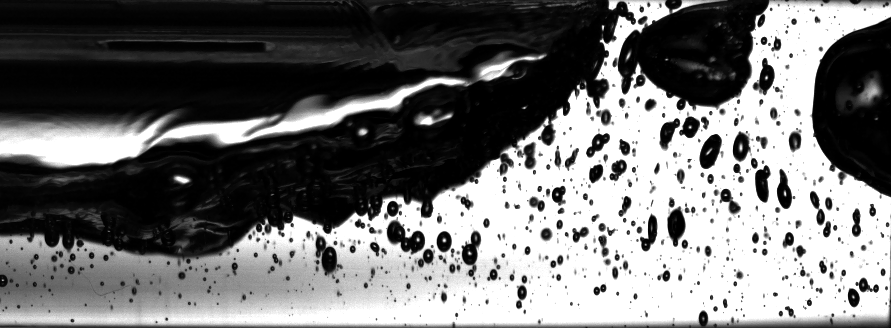
#> input picture Images/images_1/Test_run_21_2_51200kHz_div_lens_4_2000fps_C001H001S0001001178.png, 891 x 328 px; its folder holds only this picture in this run
$ python test_single_mask.py -i ../Images/images_1/Test_run_21_2_51200kHz_div_lens_4_2000fps_C001H001S0001001178.png
#> lines starting #> are read from the running program, lines starting #| are printed output that depends on the picture; after the words box and inside, x2 and y2 are one past the last pixel; in counts of white or black regions, pixels touching at a corner belong together
#!/usr/bin/env python3
import argparse
from pathlib import Path

import cv2
import matplotlib.pyplot as plt
import numpy as np


def segment_bubbles(img: np.ndarray, min_area: int = 1, max_area: int = 50000) -> np.ndarray:
    """Segment bubbles from a single grayscale image using Otsu thresholding and morphological filtering."""
    # 1. Invert so dark bubble borders become bright peaks
    inverted = cv2.bitwise_not(img)

    # 2. Dynamic thresholding (Gaussian blur + Otsu)
    blurred = cv2.GaussianBlur(inverted, (5, 5), 0)
    _, binary_edges = cv2.threshold(blurred, 0, 255, cv2.THRESH_BINARY + cv2.THRESH_OTSU)

    # 3. Fill bubble interiors using contours
    contours, _ = cv2.findContours(binary_edges, cv2.RETR_EXTERNAL, cv2.CHAIN_APPROX_SIMPLE)
    filled_mask = np.zeros_like(binary_edges)
    cv2.drawContours(filled_mask, contours, -1, 255, thickness=cv2.FILLED)

    # 4. Seal near-complete edges
    kernel = cv2.getStructuringElement(cv2.MORPH_ELLIPSE, (3, 3))
    solid_bubbles = cv2.morphologyEx(filled_mask, cv2.MORPH_CLOSE, kernel)

    # 5. Filter components by area
    num_labels, labels, stats, _ = cv2.connectedComponentsWithStats(solid_bubbles, connectivity=8)

    clean_mask = np.zeros_like(solid_bubbles)
    for i in range(1, num_labels):
        area = stats[i, cv2.CC_STAT_AREA]
        if min_area <= area <= max_area:
            clean_mask[labels == i] = 255

    return clean_mask


def visualize_segmentation(
    img: np.ndarray,
    mask: np.ndarray,
    title: str = "Bubble Segmentation Test",
    save_path: Path | None = None,
    show: bool = True,
):
    """Plot original image, segmented mask, and an overlay side-by-side."""
    # Create RGB overlay
    overlay = cv2.cvtColor(img, cv2.COLOR_GRAY2RGB)
    contours, _ = cv2.findContours(mask, cv2.RETR_EXTERNAL, cv2.CHAIN_APPROX_SIMPLE)
    cv2.drawContours(overlay, contours, -1, (255, 0, 0), thickness=2)  # Red contours

    fig, axes = plt.subplots(1, 3, figsize=(15, 5))
    fig.suptitle(title, fontsize=14)

    axes[0].imshow(img, cmap="gray")
    axes[0].set_title("Original Image")
    axes[0].axis("off")

    axes[1].imshow(mask, cmap="gray")
    axes[1].set_title("Generated Binary Mask")
    axes[1].axis("off")

    axes[2].imshow(overlay)
    axes[2].set_title("Overlay (Detected Boundaries)")
    axes[2].axis("off")

    plt.tight_layout()

    if save_path:
        plt.savefig(save_path, bbox_inches="tight", dpi=150)
        print(f"[SUCCESS] Saved visualization to {save_path}")

    if show:
        plt.show()
    else:
        plt.close()


def main():
    base_dir = Path(__file__).resolve().parent

    parser = argparse.ArgumentParser(
        description="Single-image test and visualization script for bubble segmentation"
    )
    parser.add_argument(
        "--image",
        "-i",
        type=Path,
        default=None,
        help="Path to the input image. If omitted, uses the first image found in images_1/",
    )
    parser.add_argument(
        "--min-area",
        type=int,
        default=1,
        help="Minimum bubble area in pixels (default: 1)",
    )
    parser.add_argument(
        "--max-area",
        type=int,
        default=50000,
        help="Maximum bubble area in pixels (default: 50000)",
    )
    parser.add_argument(
        "--output",
        "-o",
        type=Path,
        default=None,
        help="Optional path to save the visualization figure (e.g. test_result.png)",
    )
    parser.add_argument(
        "--save-mask",
        type=Path,
        default=None,
        help="Optional path to save the raw binary mask PNG",
    )
    parser.add_argument(
        "--no-show",
        action="store_true",
        help="Disable interactive display window (useful for headless / script execution)",
    )
    args = parser.parse_args()

    # Find image to test
    image_path = args.image
    if image_path is None:
        images_dir = base_dir / "images_1"
        valid_exts = {".png", ".jpg", ".jpeg", ".tif", ".bmp"}
        if images_dir.exists():
            candidates = sorted(
                [p for p in images_dir.iterdir() if p.is_file() and p.suffix.lower() in valid_exts]
            )
            if candidates:
                image_path = candidates[0]

    if image_path is None or not image_path.exists():
        print(f"[ERROR] Image not found: {image_path}")
        print("Please provide a valid image using `--image /path/to/frame.png`")
        return

    print(f"Testing bubble segmentation on: {image_path}")
    img = cv2.imread(str(image_path), cv2.IMREAD_GRAYSCALE)
#> img is the input picture: shape (328, 891); min 0, max 255, mean 114.1
    if img is None:
        print(f"[ERROR] OpenCV could not read image at: {image_path}")
        return

    mask = segment_bubbles(img, min_area=args.min_area, max_area=args.max_area)
#> in segment_bubbles, `inverted = cv2.bitwise_not(img)`:
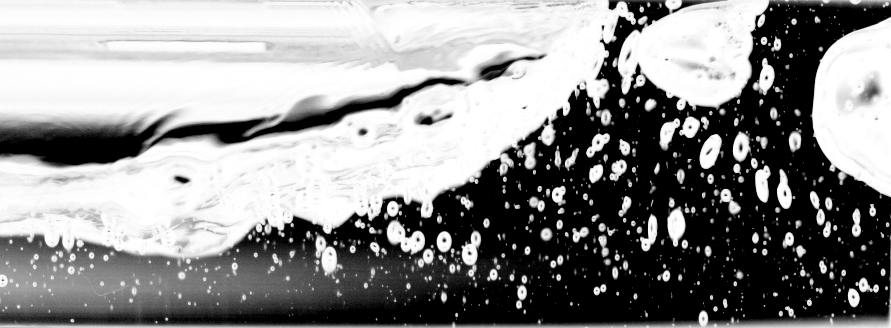
#> inverted: shape (328, 891); min 0, max 255, mean 140.9
#> in segment_bubbles, `blurred = cv2.GaussianBlur(inverted, (5, 5), 0)`:
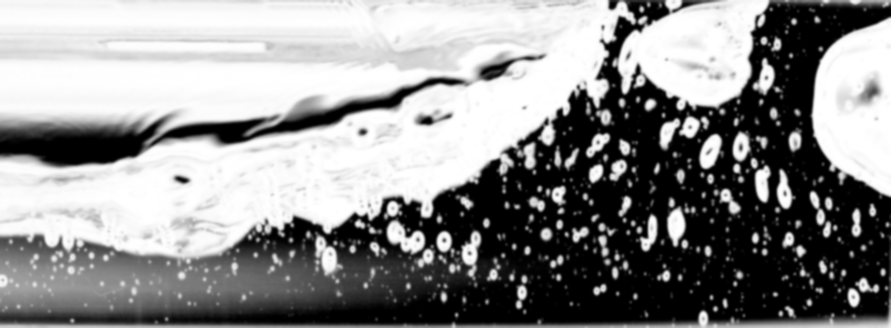
#> blurred: shape (328, 891); min 0, max 255, mean 140.8
#> in segment_bubbles, `_, binary_edges = cv2.threshold(blurred, 0, 255, cv2.THRESH_BINARY + c..`:
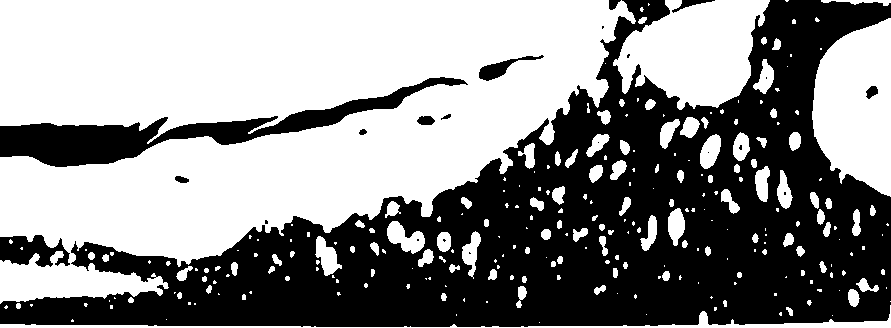
#> binary_edges: shape (328, 891); 54.6% white; 22 black regions (11 under 20 px)
#> in segment_bubbles, `contours, _ = cv2.findContours(binary_edges, cv2.RETR_EXTERNAL, cv2.CH..`: contours = 264 contours, 175 with area under 20; largest, box (x1, y1, x2, y2) and area: (0, 0, 636, 304) 120832, (613, 0, 770, 110) 11005, (812, 18, 891, 197) 10515, (0, 305, 891, 328) 1631, (387, 221, 425, 254) 640
#> in segment_bubbles, `cv2.drawContours(filled_mask, contours, -1, 255, thickness=cv2.FILLED)`:
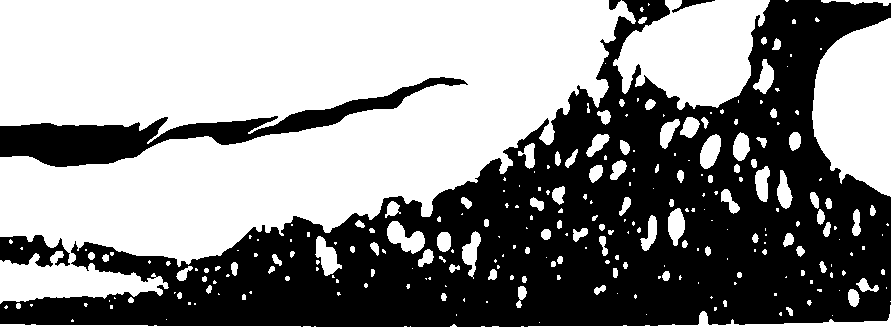
#> filled_mask: shape (328, 891); 54.9% white; 5 black regions, box (x1, y1, x2, y2) and area: (0, 0, 891, 327) 120251, (0, 77, 468, 167) 9752, (0, 235, 70, 267) 1433, (672, 0, 715, 13) 172, (609, 0, 621, 10) 80
#> in segment_bubbles, `solid_bubbles = cv2.morphologyEx(filled_mask, cv2.MORPH_CLOSE, kernel)`: solid_bubbles: shape (328, 891); 55% white; 5 black regions, box (x1, y1, x2, y2) and area: (0, 0, 891, 327) 120110, (0, 77, 466, 167) 9746, (0, 235, 69, 267) 1422, (672, 0, 713, 13) 169, (609, 0, 621, 10) 80
#> in segment_bubbles, `num_labels, labels, stats, _ = cv2.connectedComponentsWithStats(solid_..`:
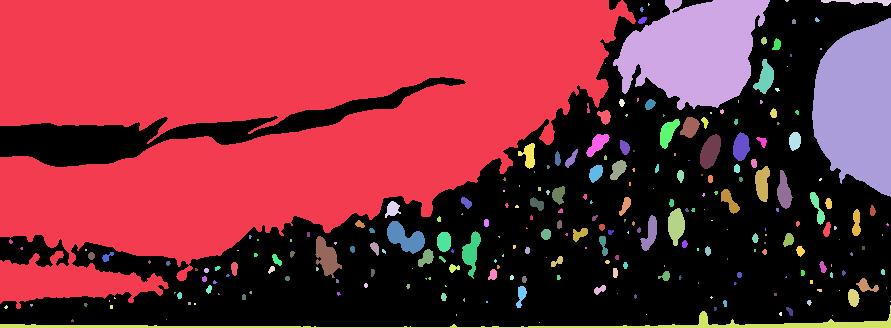
#> labels: shape (328, 891) int32; 255 distinct labels, from 0 to 254; one colour per label, 0 black
#> in segment_bubbles, `num_labels, labels, stats, _ = cv2.connectedComponentsWithStats(solid_..`: num_labels = 255; stats = 255 rows, first 6: [0, 0, 891, 327, 131527], [0, 0, 636, 309, 122853], [613, 0, 157, 110, 11302], [785, 0, 4, 2, 6], [821, 0, 70, 6, 204], [648, 3, 2, 3, 4]
#> the loop in segment_bubbles, `for i in range(1, num_labels):` made 254 passes
#> area on passes 1, 2, 4: 122853, 11302, 204
#> after the loop in segment_bubbles, `for i in range(1, num_labels):`:
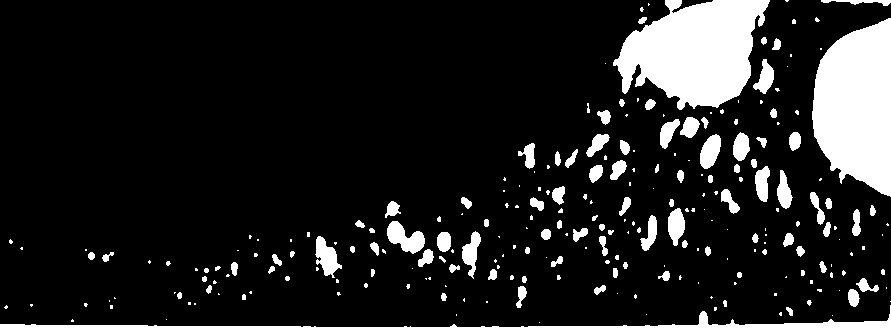
#> clean_mask: shape (328, 891); 13% white; 253 white regions (146 under 20 px)

    num_bubbles = len(cv2.findContours(mask, cv2.RETR_EXTERNAL, cv2.CHAIN_APPROX_SIMPLE)[0])
#> num_bubbles = 253
    print(f"[DONE] Detected {num_bubbles} bubble component(s).")
#| [DONE] Detected 253 bubble component(s).

    if args.save_mask:
        cv2.imwrite(str(args.save_mask), mask)
        print(f"[SUCCESS] Saved binary mask to {args.save_mask}")

    visualize_segmentation(
        img=img,
        mask=mask,
        title=f"Bubble Segmentation Test: {image_path.name} ({num_bubbles} bubbles)",
        save_path=args.output,
        show=not args.no_show,
    )
#> in visualize_segmentation, `contours, _ = cv2.findContours(mask, cv2.RETR_EXTERNAL, cv2.CHAIN_APPR..`: contours = 253 contours, 168 with area under 20; largest, box (x1, y1, x2, y2) and area: (613, 0, 770, 110) 11025, (812, 18, 891, 197) 10518, (0, 305, 891, 328) 1636, (387, 221, 425, 254) 647, (315, 236, 342, 278) 539
#> in visualize_segmentation, `cv2.drawContours(overlay, contours, -1, (255, 0, 0), thickness=2)`:
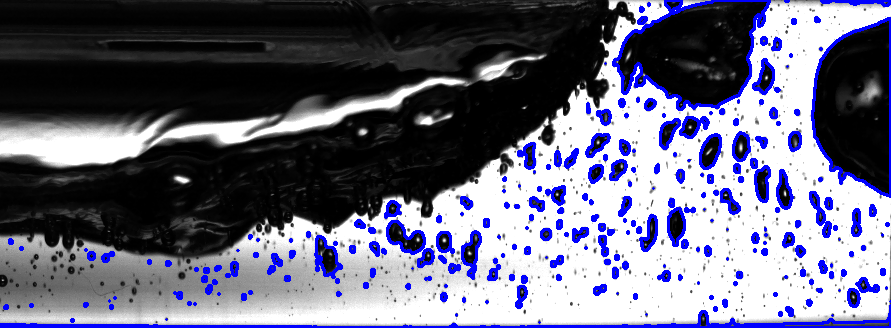
#> overlay: shape (328, 891, 3); 7.73% of pixels changed, all inside (x1, y1, x2, y2) = (0, 0, 891, 328)


if __name__ == "__main__":
    main()

$ run again, on Images/images_1/Test_run_21_2_51200kHz_div_lens_4_2000fps_C001H001S0001001190.png
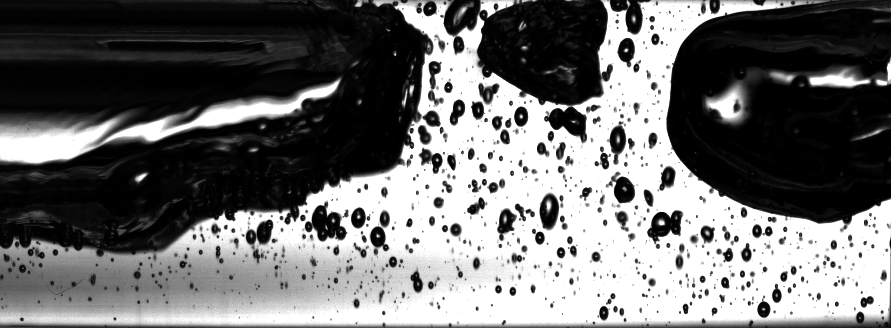
#> input picture Images/images_1/Test_run_21_2_51200kHz_div_lens_4_2000fps_C001H001S0001001190.png, 891 x 328 px
#> in main, img is the input picture: shape (328, 891); min 0, max 255, mean 112.5
#> in segment_bubbles, `_, binary_edges = cv2.threshold(blurred, 0, 255, cv2.THRESH_BINARY + c..`:
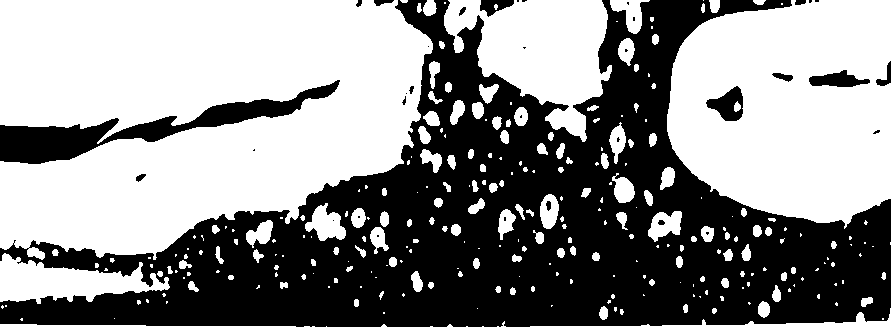
#> binary_edges: shape (328, 891); 54.8% white; 35 black regions (20 under 20 px)
#> in segment_bubbles, `contours, _ = cv2.findContours(binary_edges, cv2.RETR_EXTERNAL, cv2.CH..`: contours = 280 contours, 172 with area under 20; largest, box (x1, y1, x2, y2) and area: (0, 0, 433, 260) 83847, (667, 0, 891, 229) 41955, (444, 0, 612, 142) 12846, (0, 253, 170, 304) 4316, (0, 308, 891, 328) 1574
#> filled_mask: shape (328, 891); 55.4% white; 11 black regions (4 under 20 px), largest, box (x1, y1, x2, y2) and area: (0, 0, 891, 327) 122995, (0, 80, 340, 164) 6807, (480, 0, 514, 17) 332
#> solid_bubbles: shape (328, 891); 55.4% white; 10 black regions (3 under 20 px), largest, box (x1, y1, x2, y2) and area: (0, 0, 891, 327) 122859, (0, 80, 340, 164) 6803, (480, 0, 514, 17) 329
#> labels: shape (328, 891) int32; 268 distinct labels, from 0 to 267
#> num_labels = 268; stats = 268 rows, first 6: [0, 0, 891, 327, 130302], [0, 0, 440, 260, 85121], [400, 0, 8, 3, 20], [417, 0, 20, 16, 213], [444, 0, 168, 142, 13236], [610, 0, 40, 34, 667]
#> the loop in segment_bubbles, `for i in range(1, num_labels):` made 267 passes
#> area on passes 1 to 3: 85121, 20, 213
#> num_bubbles = 266
#| [DONE] Detected 266 bubble component(s).
#> in visualize_segmentation, `contours, _ = cv2.findContours(mask, cv2.RETR_EXTERNAL, cv2.CHAIN_APPR..`: contours = 266 contours, 163 with area under 20; largest, box (x1, y1, x2, y2) and area: (667, 0, 891, 229) 41968, (444, 0, 612, 142) 12881, (0, 253, 170, 304) 4390, (0, 308, 891, 328) 1590, (305, 203, 346, 241) 824
#> in visualize_segmentation, `cv2.drawContours(overlay, contours, -1, (255, 0, 0), thickness=2)`:
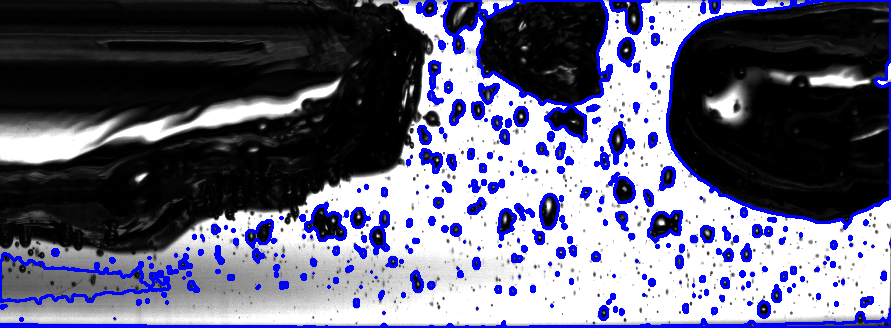
#> overlay: shape (328, 891, 3); 9.1% of pixels changed, all inside (x1, y1, x2, y2) = (0, 0, 891, 328)

$ run again, on Images/images_1/Test_run_21_2_51200kHz_div_lens_4_2000fps_C001H001S0001001196.png
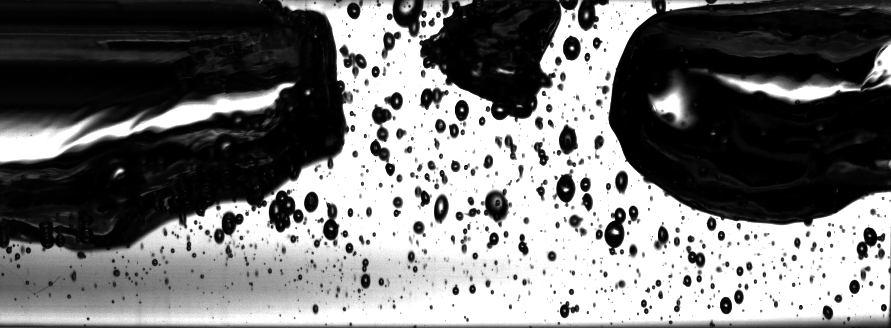
#> input picture Images/images_1/Test_run_21_2_51200kHz_div_lens_4_2000fps_C001H001S0001001196.png, 891 x 328 px
#> in main, img is the input picture: shape (328, 891); min 0, max 255, mean 116.5
#> in segment_bubbles, `_, binary_edges = cv2.threshold(blurred, 0, 255, cv2.THRESH_BINARY + c..`:
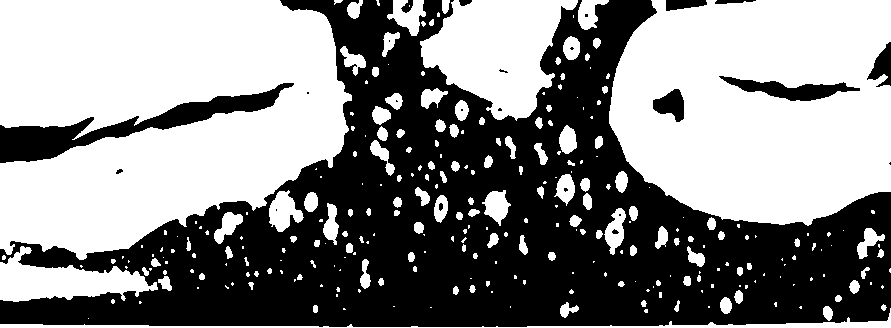
#> binary_edges: shape (328, 891); 53% white; 24 black regions (12 under 20 px)
#> in segment_bubbles, `contours, _ = cv2.findContours(binary_edges, cv2.RETR_EXTERNAL, cv2.CH..`: contours = 285 contours, 182 with area under 20; largest, box (x1, y1, x2, y2) and area: (0, 0, 352, 260) 67454, (609, 0, 891, 226) 53860, (420, 0, 578, 121) 11414, (0, 246, 158, 302) 4192, (0, 308, 891, 328) 1522
#> filled_mask: shape (328, 891); 53.7% white; 8 black regions (1 under 20 px), largest, box (x1, y1, x2, y2) and area: (0, 0, 891, 327) 128332, (0, 83, 294, 163) 5701, (867, 42, 891, 87) 552
#> solid_bubbles: shape (328, 891); 53.8% white; 9 black regions (2 under 20 px), largest, box (x1, y1, x2, y2) and area: (0, 0, 891, 327) 128195, (0, 83, 294, 163) 5697, (868, 42, 891, 87) 545
#> labels: shape (328, 891) int32; 266 distinct labels, from 0 to 265
#> num_labels = 266; stats = 266 rows, first 6: [0, 0, 891, 327, 135036], [0, 0, 355, 260, 68371], [334, 0, 9, 5, 26], [347, 0, 16, 19, 198], [376, 0, 4, 6, 15], [387, 0, 39, 36, 794]
#> the loop in segment_bubbles, `for i in range(1, num_labels):` made 265 passes
#> area on passes 1 to 3: 68371, 26, 198
#> num_bubbles = 263
#| [DONE] Detected 263 bubble component(s).
#> in visualize_segmentation, `contours, _ = cv2.findContours(mask, cv2.RETR_EXTERNAL, cv2.CHAIN_APPR..`: contours = 263 contours, 167 with area under 20; largest, box (x1, y1, x2, y2) and area: (420, 0, 578, 121) 11496, (0, 246, 172, 302) 4381, (0, 306, 891, 328) 1628, (269, 190, 304, 232) 812, (387, 0, 426, 36) 712
#> in visualize_segmentation, `cv2.drawContours(overlay, contours, -1, (255, 0, 0), thickness=2)`:
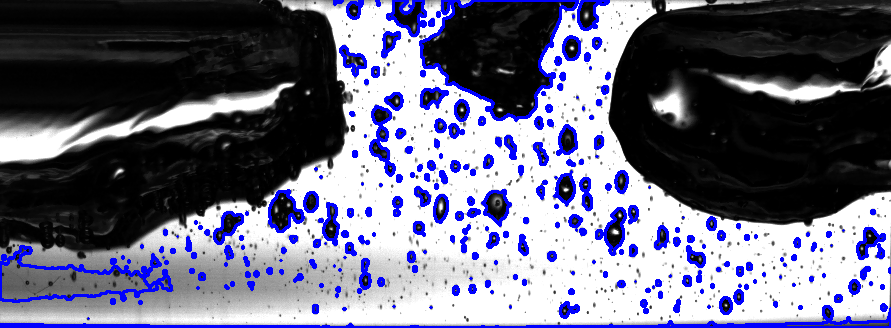
#> overlay: shape (328, 891, 3); 8.42% of pixels changed, all inside (x1, y1, x2, y2) = (0, 0, 891, 328)
